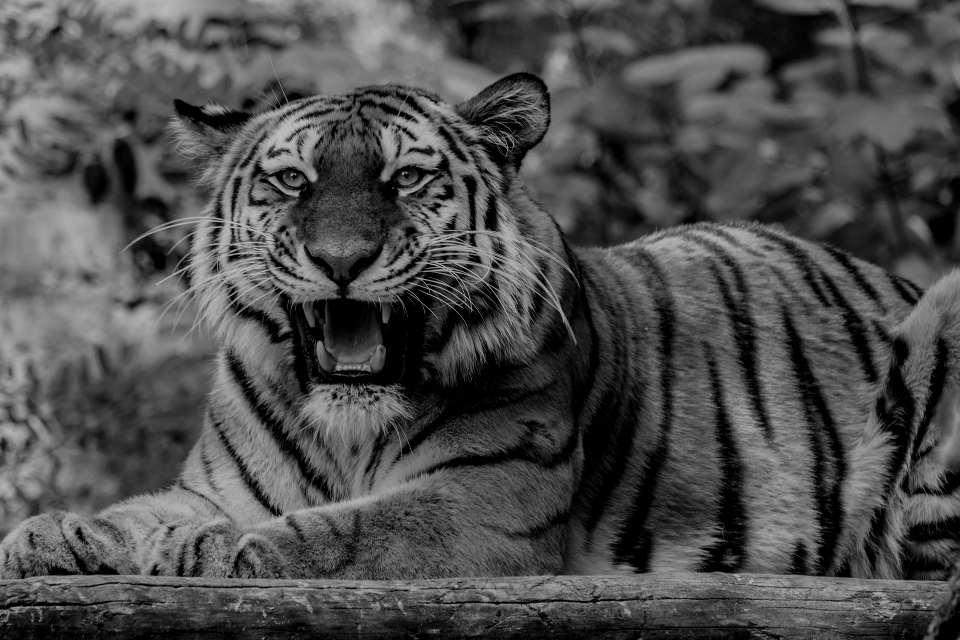
#> input picture tiger.png, 960 x 640 px, found by its file name
$ python lv2_zadatak3.py
#> lines starting #> are read from the running program, lines starting #| are printed output that depends on the picture
import numpy as np
import matplotlib.pyplot as plt
import matplotlib.image as mpimg

# Učitavanje slike
img = mpimg.imread('tiger.png')
#> img is the input picture: shape (640, 960, 4) float32; mean R, G, B, A 0.303, 0.303, 0.303, 1

# a) Posvijetliti sliku
brightened_img = np.clip(img * 1.5, 0, 1)
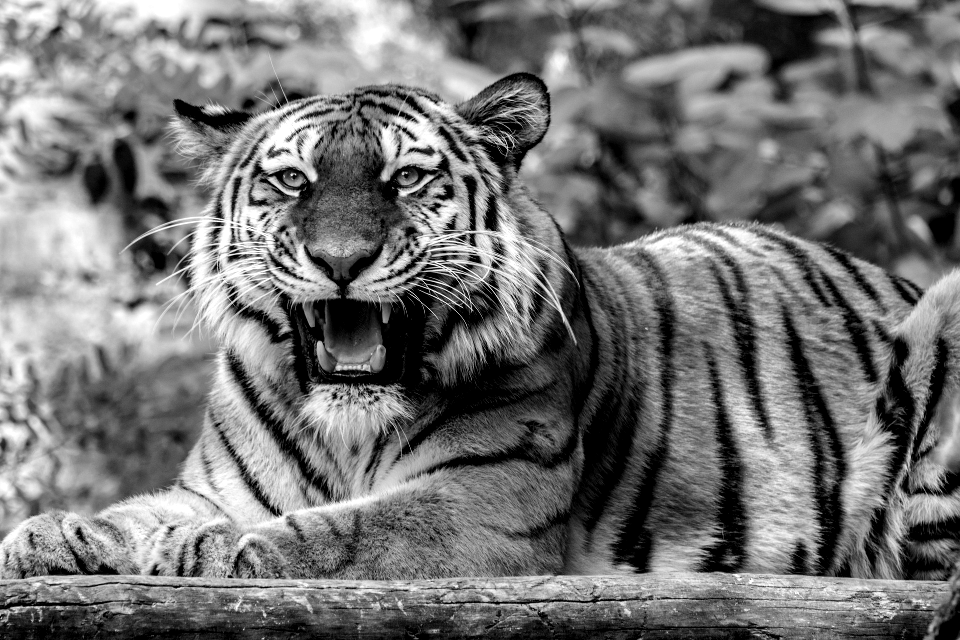
#> brightened_img: shape (640, 960, 4) float32; mean R, G, B, A 0.453, 0.453, 0.453, 1

# b) Rotiranje slike za 90 stupnjeva u smjeru kazaljke na satu
rotated_img = np.rot90(img)
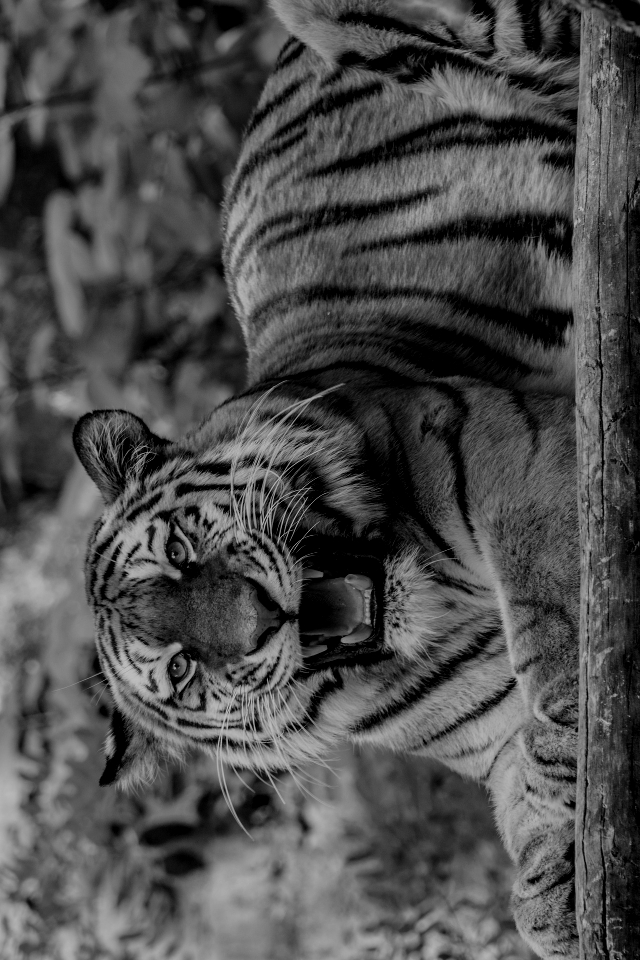
#> rotated_img: shape (960, 640, 4) float32; mean R, G, B, A 0.302, 0.302, 0.302, 1

# c) Zrcaliti sliku
flipped_img = np.flipud(img)
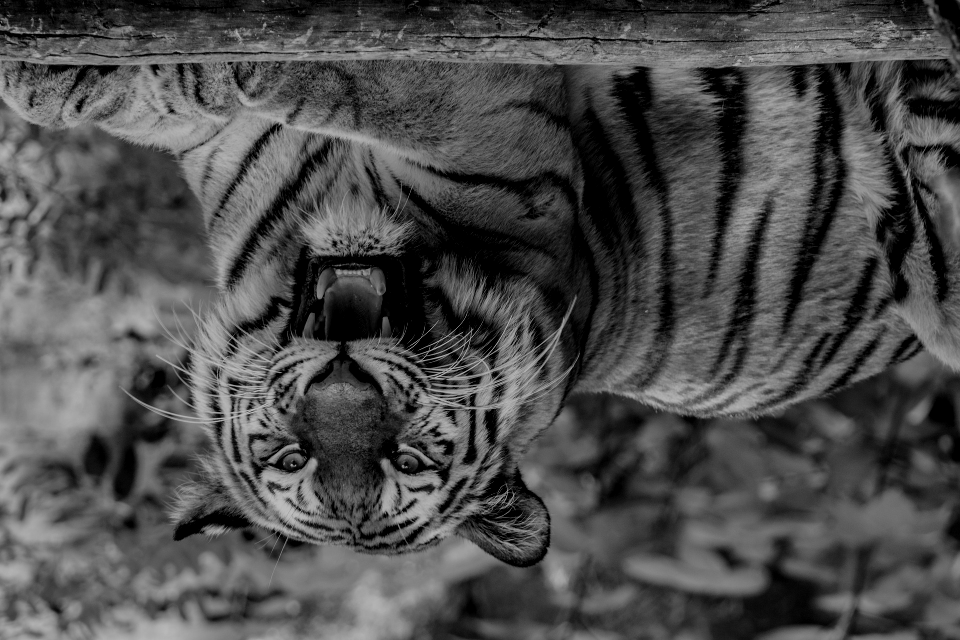
#> flipped_img: shape (640, 960, 4) float32; mean R, G, B, A 0.303, 0.303, 0.303, 1

# d) Smanjite rezoluciju slike x puta (npr. 10 puta)
downsampled_factor = 10
downsampled_img = img[::downsampled_factor, ::downsampled_factor]
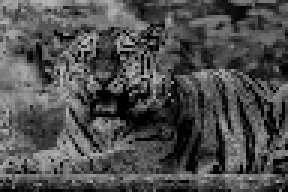
#> downsampled_img: shape (64, 96, 4) float32 (shown 3 times larger); mean R, G, B, A 0.306, 0.306, 0.306, 1

# e) Prikazite samo drugu četvrtinu slike po širini, a prikažite sliku cijelu po visini; ostali dijelovi slike trebaju biti crni
height, width, _ = img.shape
#> height = 640; width = 960
cropped_img = np.zeros_like(img)  # Crna slika istih dimenzija kao original
cropped_width = width // 2  # Pola širine
#> cropped_width = 480
cropped_img[:, cropped_width:width, :] = img[:, cropped_width:width, :]  # Postavljamo drugu polovicu slike
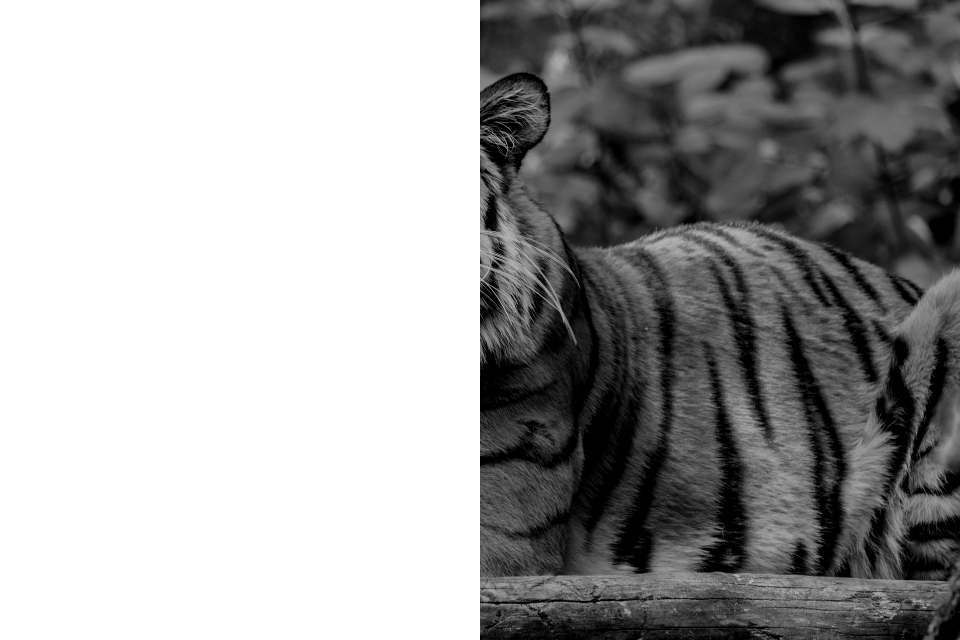
#> cropped_img: shape (640, 960, 4) float32; mean R, G, B, A 0.129, 0.129, 0.129, 0.5; transparent parts drawn white

# Prikazivanje originalne slike i manipuliranih slika
plt.figure(figsize=(12, 8))

plt.subplot(2, 3, 1)
plt.imshow(img)
plt.title('Originalna slika')
plt.axis('off')

plt.subplot(2, 3, 2)
plt.imshow(brightened_img)
plt.title('Posvijetljena slika')
plt.axis('off')

plt.subplot(2, 3, 3)
plt.imshow(rotated_img)
plt.title('Rotirana slika')
plt.axis('off')

plt.subplot(2, 3, 4)
plt.imshow(flipped_img)
plt.title('Zrcaljena slika')
plt.axis('off')

plt.subplot(2, 3, 5)
plt.imshow(downsampled_img)
plt.title('Smanjena rezolucija')
plt.axis('off')

plt.subplot(2, 3, 6)
plt.imshow(cropped_img)
plt.title('Ogranicena slika')
plt.axis('off')

plt.tight_layout()
plt.show()
